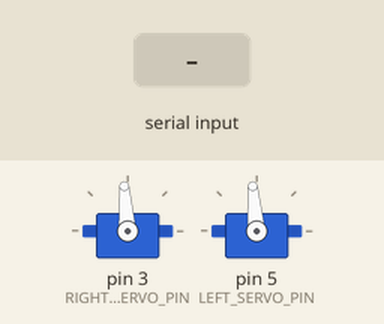
Simulated run of this sketch. Board: Arduino Uno, built with avr-gcc and run on an emulated ATmega328P. On the bench: 2 × servo. The inputs (shaded band) are chosen by the test bench.

Above: at 1.8 s.
1.9 s: "f" received over the second serial link
At 2.4 s:
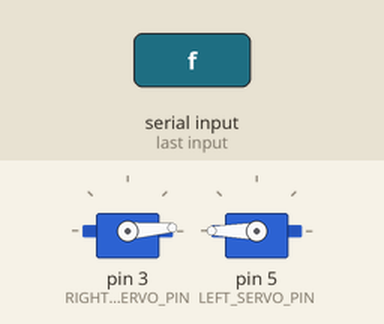
4.0 s: "b" received over the second serial link
At 4.4 s:
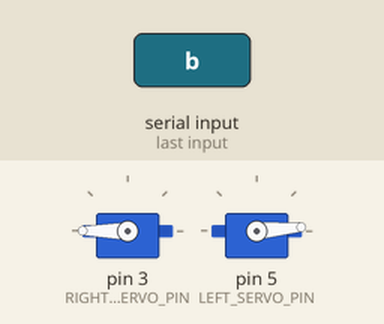
Timing chart, 0 to 7.0 s (numbered marks = the images above; inputs shaded):
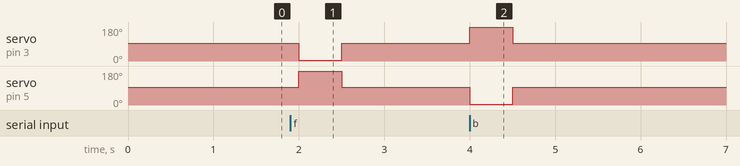

Measured:
- after the input at 1.9 s, servo on pin 3 (RIGHT_SERVO_PIN): 94° → 4° after 0.10 s, → 94° 0.50 s later; servo on pin 5 (LEFT_SERVO_PIN): 95° → 180° after 0.10 s, → 95° 0.50 s later
- after the input at 4.0 s, servo on pin 3 (RIGHT_SERVO_PIN): 94° → 180° at once, → 94° 0.50 s later; servo on pin 5 (LEFT_SERVO_PIN): 95° → 5° at once, → 95° 0.50 s later

The sketch:

bluetooth_arduino.ino
```cpp
#include "hc06.h"
#include "servoWheels.h"
#include "state.h"

state currentState = state::STOP_STATE;
HC06 bluetoothReceiver;
ServoWheels servos;

void setup() {
  servos.init();
  Serial.begin(9600);
  bluetoothReceiver.init();
}

void loop() {
  char input = bluetoothReceiver.acceptBlueToothInput();
  state currentState = static_cast<state>(bluetoothReceiver.commandInterpreter(input));
  servos.setServoState(currentState);
  delay(500);
}
```

hc06.cpp
```cpp
#include <Arduino.h>
#include "hc06.h"
#include "state.h"
#include <SoftwareSerial.h>

/***
 *  Pin configuration
 */
#define RX_PIN             4
#define TX_PIN             2

/***
 * Global Variables
 */
SoftwareSerial blueToothReceiver(RX_PIN, TX_PIN);

/***
 * Initialize HC-06 Module
 */
HC06::HC06() {}

/***
 * Initialize HC-06 Module
 */
void HC06::init() {
  blueToothReceiver.begin(9600);
}

/***
 * Convert input from a bluetooth device
 * and return it as a single character
 *
 * Note: Right now, I have been using a
 * console window to test.
 */
char HC06::acceptBlueToothInput() {
  String input = "";
  if(blueToothReceiver.available()) {
    while(blueToothReceiver.available()) {
      input += (char) blueToothReceiver.read();
    }
    return input.charAt(0);
  }
}

/***
 * Convert a character to a state
 */
state HC06::commandInterpreter(char command) {
  switch(command) {
    case 'f':
      return state::FORWARD_STATE;
    case 'b':
      return state::BACKWARD_STATE;
    case 'l':
      return state::SPIN_LEFT_STATE;
    case 'r':
      return state::SPIN_RIGHT_STATE;
    default:
      return state::STOP_STATE;
  }
}
```

hc06.h
```cpp
#ifndef HC06_H_INCLUDED
#define HC06_H_INCLUDED
#include "state.h"

class HC06 {
  public:
    HC06();
    void init();
    char acceptBlueToothInput();
    state commandInterpreter(char command);
};

#endif
```

servoWheels.cpp
```cpp
#include <Arduino.h>
#include "servoWheels.h"
#include "state.h"
#include <Servo.h>

/***
 * Pin Configuration
 */
#define RIGHT_SERVO_PIN             3
#define LEFT_SERVO_PIN              5

/***
 * Global Variables
 */
Servo rightServo;
Servo leftServo;
//CONSTANTS
#define RIGHT_OFFSET                4
#define LEFT_OFFSET                 5


/***
 * Initialize Servos
 */
ServoWheels::ServoWheels() {}

void ServoWheels::init() {
  rightServo.attach(RIGHT_SERVO_PIN);
  leftServo.attach(LEFT_SERVO_PIN);
  // waiting();
}

/***
 * Set the speed and direction of the
 * servos based on its current state
 */
void ServoWheels::setServoState(state s) {
  switch(s) {
    case state::FORWARD_STATE:
      forward();
      break;
    case state::BACKWARD_STATE:
      backward();
      break;
    case state::SPIN_LEFT_STATE:
      spinLeft();
      break;
    case state::SPIN_RIGHT_STATE:
      spinRight();
      break;
    default:
      waiting();
      break;
  }
}

/***
 * Set the speed of both servos
 */
void ServoWheels::setServoSpeed(int right, int left) {
  rightServo.write(right + RIGHT_OFFSET);
  leftServo.write(left + LEFT_OFFSET);
}

//TODO: Document all these functions, and clean up the constants
void ServoWheels::waiting() {
  setServoSpeed(90, 90);
}

void ServoWheels::forward() {
  setServoSpeed(0, 180);
}

void ServoWheels::backward() {
  setServoSpeed(180, 0);
}

void ServoWheels::spinRight() {
  setServoSpeed(93, 93);
}

void ServoWheels::spinLeft() {
  setServoSpeed(87, 87);
}

void ServoWheels::turnRight() {
  setServoSpeed(90, 180);
}

void ServoWheels::turnLeft() {
  setServoSpeed(0, 90);
}
```

servoWheels.h
```cpp
#ifndef SERVO_H_INCLUDED
#define SERVO_H_INCLUDED
#include "state.h"
#include <Servo.h>

class ServoWheels {
  public:
    ServoWheels();
    void init();
    void setServoState(state s);
  private:
    void setServoSpeed(int right, int left);
    void waiting();
    void forward();
    void backward();
    void spinRight();
    void spinLeft();
    void turnRight();
    void turnLeft();
};

#endif
```

state.h
```cpp
#ifndef STATE_H
#define STATE_H

enum state {
    STOP_STATE, FORWARD_STATE, BACKWARD_STATE, SPIN_RIGHT_STATE, SPIN_LEFT_STATE
};

#endif
```
